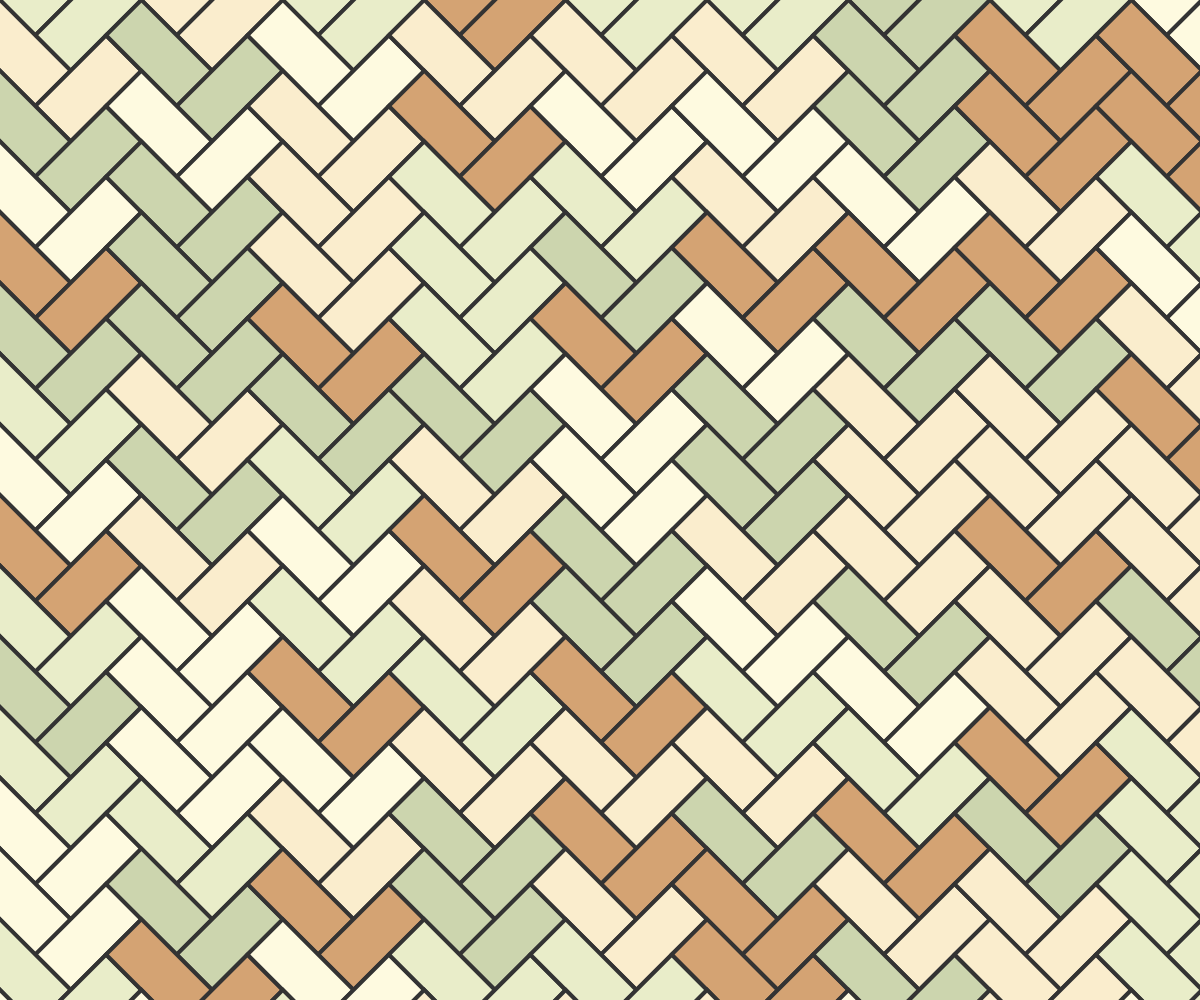
Frame 1 (no input)
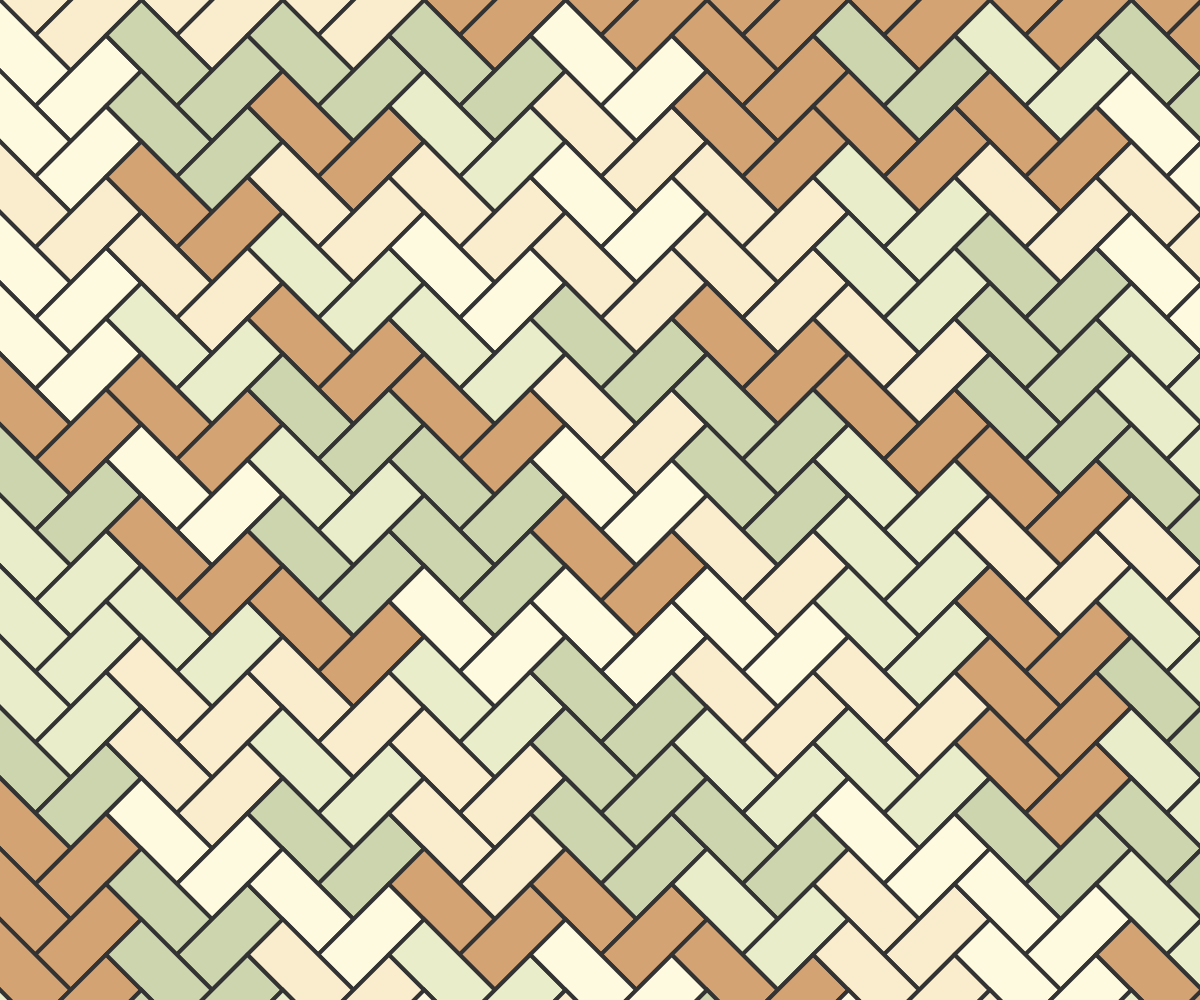
Frame 2 (the mouse pressed at the canvas centre, redrawn once)

The p5.js sketch that drew these frames (run headless with seeded random() and noise() and a simulated clock; the mouse was pressed at the canvas centre and the sketch redrawn once):

// p5.js sketch
// ── sketch.js
"use strict"

const COLORS = ["#ccd5ae", "#e9edc9", "#fefae0", "#faedcd", "#d4a373"];
const WHITE = "#FFFFFF";
const BLACK = "#333333";

function setup(){
	createCanvas(windowWidth, windowHeight);
	angleMode(DEGREES);
	textAlign(CENTER, CENTER); textSize(14);
	noLoop();
	noSmooth();
}

function draw(){
	background(33);

	const w = 100;
	const h = 50;
	const oX = sqrt(w**2 + w**2);
	const oY = h * sqrt(2);
	const rows = floor(height / oY) + 1;
	const cols = floor(width / oX) + 1;
	for(let r=-1; r<rows; r++){
		for(let c=-1; c<cols; c++){
			const x = c * oX;
			const y = r * oY;
			drawHigaki(x, y, w, h);
		}
	}
}

function drawHigaki(x, y, w, h){

	fill(getColor(COLORS));
	stroke(BLACK); strokeWeight(w*0.04);

	push();
	translate(x, y);
	rotate(45);
	beginShape();
	rect(0, 0, w, h);
	endShape();
	pop();

	push();
	translate(x+w*cos(45)+h*cos(135), y+w*sin(45)+h*sin(135));
	rotate(-45);
	beginShape();
	rect(0, 0, w, h);
	endShape();
	pop();
}

function getColor(colors){
	return colors[floor(random()*colors.length)];
}
